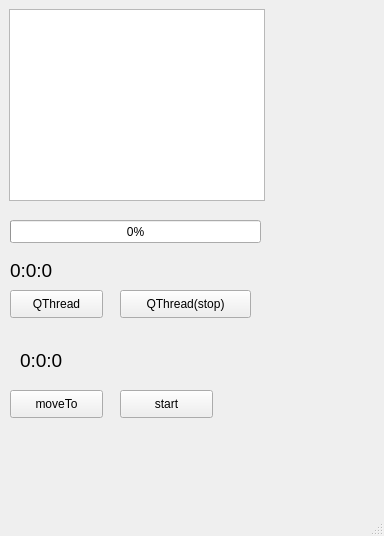
<?xml version="1.0" encoding="UTF-8"?>
<ui version="4.0">
 <class>MainWindow</class>
 <widget class="QMainWindow" name="MainWindow">
  <property name="geometry">
   <rect>
    <x>0</x>
    <y>0</y>
    <width>384</width>
    <height>536</height>
   </rect>
  </property>
  <property name="windowTitle">
   <string>MainWindow</string>
  </property>
  <widget class="QWidget" name="centralwidget">
   <widget class="QTextEdit" name="textEdit">
    <property name="geometry">
     <rect>
      <x>9</x>
      <y>9</y>
      <width>256</width>
      <height>192</height>
     </rect>
    </property>
   </widget>
   <widget class="QPushButton" name="pushButton_1">
    <property name="geometry">
     <rect>
      <x>10</x>
      <y>290</y>
      <width>93</width>
      <height>28</height>
     </rect>
    </property>
    <property name="text">
     <string>QThread</string>
    </property>
   </widget>
   <widget class="QProgressBar" name="progressBar">
    <property name="geometry">
     <rect>
      <x>10</x>
      <y>220</y>
      <width>251</width>
      <height>23</height>
     </rect>
    </property>
    <property name="value">
     <number>0</number>
    </property>
    <property name="invertedAppearance">
     <bool>false</bool>
    </property>
   </widget>
   <widget class="QPushButton" name="pushButton_2">
    <property name="geometry">
     <rect>
      <x>120</x>
      <y>290</y>
      <width>131</width>
      <height>28</height>
     </rect>
    </property>
    <property name="text">
     <string>QThread(stop)</string>
    </property>
   </widget>
   <widget class="QLabel" name="label_stopwatch">
    <property name="geometry">
     <rect>
      <x>10</x>
      <y>260</y>
      <width>231</width>
      <height>21</height>
     </rect>
    </property>
    <property name="font">
     <font>
      <family>Arial</family>
      <pointsize>14</pointsize>
     </font>
    </property>
    <property name="text">
     <string>0:0:0</string>
    </property>
   </widget>
   <widget class="QPushButton" name="pushButton_3">
    <property name="geometry">
     <rect>
      <x>10</x>
      <y>390</y>
      <width>93</width>
      <height>28</height>
     </rect>
    </property>
    <property name="text">
     <string>moveTo</string>
    </property>
   </widget>
   <widget class="QLabel" name="label_stopwatch_2">
    <property name="geometry">
     <rect>
      <x>20</x>
      <y>350</y>
      <width>231</width>
      <height>21</height>
     </rect>
    </property>
    <property name="font">
     <font>
      <family>Arial</family>
      <pointsize>14</pointsize>
     </font>
    </property>
    <property name="text">
     <string>0:0:0</string>
    </property>
   </widget>
   <widget class="QPushButton" name="pushButton_4">
    <property name="geometry">
     <rect>
      <x>120</x>
      <y>390</y>
      <width>93</width>
      <height>28</height>
     </rect>
    </property>
    <property name="text">
     <string>start</string>
    </property>
   </widget>
  </widget>
  <widget class="QMenuBar" name="menubar">
   <property name="geometry">
    <rect>
     <x>0</x>
     <y>0</y>
     <width>384</width>
     <height>26</height>
    </rect>
   </property>
  </widget>
  <widget class="QStatusBar" name="statusbar"/>
 </widget>
 <resources/>
 <connections/>
</ui>
